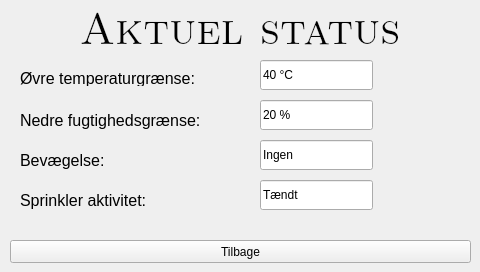
<?xml version="1.0" encoding="UTF-8"?>
<ui version="4.0">
 <class>winStatus</class>
 <widget class="QWidget" name="winStatus">
  <property name="geometry">
   <rect>
    <x>0</x>
    <y>0</y>
    <width>480</width>
    <height>272</height>
   </rect>
  </property>
  <property name="minimumSize">
   <size>
    <width>480</width>
    <height>272</height>
   </size>
  </property>
  <property name="maximumSize">
   <size>
    <width>480</width>
    <height>272</height>
   </size>
  </property>
  <property name="windowTitle">
   <string>Form</string>
  </property>
  <widget class="QLabel" name="lHead">
   <property name="enabled">
    <bool>true</bool>
   </property>
   <property name="geometry">
    <rect>
     <x>0</x>
     <y>0</y>
     <width>480</width>
     <height>51</height>
    </rect>
   </property>
   <property name="font">
    <font>
     <family>Latin Modern Roman Caps</family>
     <pointsize>33</pointsize>
     <underline>false</underline>
    </font>
   </property>
   <property name="text">
    <string>Aktuel status</string>
   </property>
   <property name="textFormat">
    <enum>Qt::AutoText</enum>
   </property>
   <property name="scaledContents">
    <bool>false</bool>
   </property>
   <property name="alignment">
    <set>Qt::AlignCenter</set>
   </property>
  </widget>
  <widget class="QPushButton" name="bAbort">
   <property name="geometry">
    <rect>
     <x>10</x>
     <y>240</y>
     <width>461</width>
     <height>23</height>
    </rect>
   </property>
   <property name="text">
    <string>Tilbage</string>
   </property>
  </widget>
  <widget class="QLabel" name="lTemp">
   <property name="geometry">
    <rect>
     <x>20</x>
     <y>70</y>
     <width>231</width>
     <height>16</height>
    </rect>
   </property>
   <property name="font">
    <font>
     <pointsize>12</pointsize>
    </font>
   </property>
   <property name="text">
    <string>Øvre temperaturgrænse:</string>
   </property>
  </widget>
  <widget class="QLabel" name="lHumi">
   <property name="geometry">
    <rect>
     <x>20</x>
     <y>110</y>
     <width>231</width>
     <height>20</height>
    </rect>
   </property>
   <property name="font">
    <font>
     <pointsize>12</pointsize>
    </font>
   </property>
   <property name="text">
    <string>Nedre fugtighedsgrænse:</string>
   </property>
  </widget>
  <widget class="QLabel" name="lMove">
   <property name="geometry">
    <rect>
     <x>20</x>
     <y>150</y>
     <width>231</width>
     <height>20</height>
    </rect>
   </property>
   <property name="font">
    <font>
     <pointsize>12</pointsize>
    </font>
   </property>
   <property name="text">
    <string>Bevægelse:</string>
   </property>
  </widget>
  <widget class="QLabel" name="lSprink">
   <property name="geometry">
    <rect>
     <x>20</x>
     <y>190</y>
     <width>231</width>
     <height>20</height>
    </rect>
   </property>
   <property name="font">
    <font>
     <pointsize>12</pointsize>
    </font>
   </property>
   <property name="text">
    <string>Sprinkler aktivitet:</string>
   </property>
  </widget>
  <widget class="QLineEdit" name="tTemp">
   <property name="geometry">
    <rect>
     <x>260</x>
     <y>60</y>
     <width>113</width>
     <height>30</height>
    </rect>
   </property>
   <property name="text">
    <string>40 °C</string>
   </property>
  </widget>
  <widget class="QLineEdit" name="tHumi">
   <property name="geometry">
    <rect>
     <x>260</x>
     <y>100</y>
     <width>113</width>
     <height>30</height>
    </rect>
   </property>
   <property name="text">
    <string>20 %</string>
   </property>
  </widget>
  <widget class="QLineEdit" name="tMove">
   <property name="geometry">
    <rect>
     <x>260</x>
     <y>140</y>
     <width>113</width>
     <height>30</height>
    </rect>
   </property>
   <property name="text">
    <string>Ingen</string>
   </property>
  </widget>
  <widget class="QLineEdit" name="tSprink">
   <property name="geometry">
    <rect>
     <x>260</x>
     <y>180</y>
     <width>113</width>
     <height>30</height>
    </rect>
   </property>
   <property name="text">
    <string>Tændt</string>
   </property>
  </widget>
 </widget>
 <resources/>
 <connections/>
</ui>
